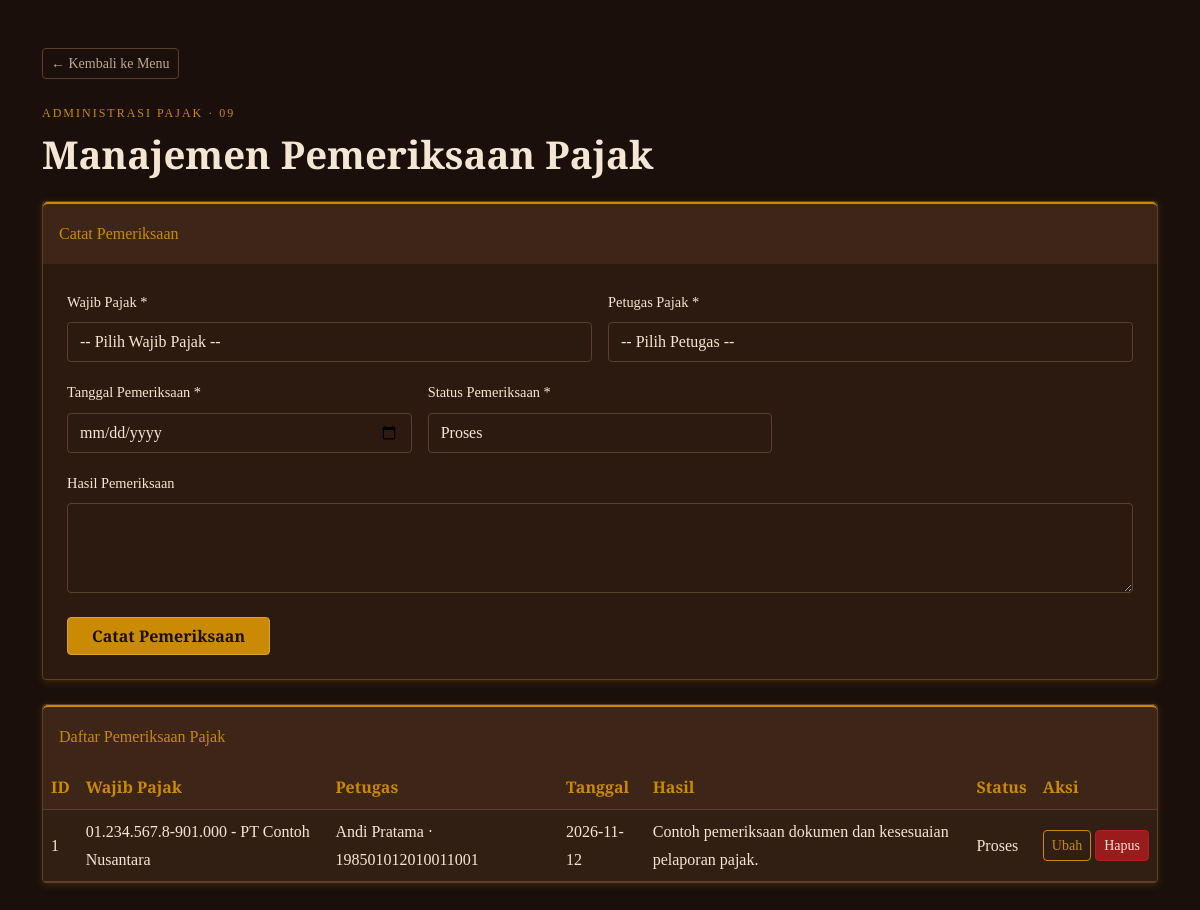
/pemeriksaan_pajak.php, run on the app's committed database.
### tables this page shows
CREATE TABLE `pemeriksaan_pajak` (
  `id_pemeriksaan` int NOT NULL,
  `id_wajib_pajak` int NOT NULL,
  `id_petugas` int NOT NULL,
  `tanggal_pemeriksaan` date NOT NULL,
  `hasil_pemeriksaan` text,
  `status_pemeriksaan` enum('Proses','Selesai') DEFAULT 'Proses'
);

CREATE TABLE `wajib_pajak` (
  `id_wajib_pajak` int NOT NULL,
  `npwp` varchar(30) NOT NULL,
  `nama_wajib_pajak` varchar(150) NOT NULL,
  `jenis_wajib_pajak` enum('Orang Pribadi','Badan') NOT NULL,
  `alamat` text,
  `email` varchar(100) DEFAULT NULL,
  `no_telepon` varchar(20) DEFAULT NULL
);

CREATE TABLE `petugas_pajak` (
  `id_petugas` int NOT NULL,
  `nama_petugas` varchar(100) NOT NULL,
  `nip` varchar(30) DEFAULT NULL,
  `jabatan` varchar(60) NOT NULL,
  `email` varchar(100) DEFAULT NULL,
  `no_telepon` varchar(20) DEFAULT NULL
);

### pemeriksaan_pajak.php (the view, shortened to what this page needs)
<?php
include 'config.php';
function runQuery($conn, $sql) {
    $result = mysqli_query($conn, $sql);
    return $result;
}
$editData = null;
?>
<!DOCTYPE html>
<html lang="id">
<head>
    <link href="https://cdn.jsdelivr.net/npm/bootstrap@5.3.0/dist/css/bootstrap.min.css" rel="stylesheet">
</head>
<body>
<main class="container py-4 py-lg-5">
    <a href="index.php" class="btn btn-outline-secondary btn-sm mb-4">&larr; Kembali ke Menu</a>
    <p class="eyebrow mb-2">Administrasi Pajak · 09</p>
    <h1 class="mb-4">Manajemen Pemeriksaan Pajak</h1>
    <section class="card mb-4">
        <div class="card-header py-3"><?= $editData ? 'Ubah Pemeriksaan' : 'Catat Pemeriksaan' ?></div>
        <div class="card-body">
            <form method="POST">
                <div class="row g-3">
                    <div class="col-md-6">
                        <label class="form-label">Wajib Pajak *</label>
                        <select name="id_wajib_pajak" class="form-select" required>
                            <option value="">-- Pilih Wajib Pajak --</option>
                        </select>
                    </div>
                    <div class="col-md-6">
                        <label class="form-label">Petugas Pajak *</label>
                        <select name="id_petugas" class="form-select" required>
                            <option value="">-- Pilih Petugas --</option>
                        </select>
                    </div>
                    <div class="col-md-4">
                        <label class="form-label">Tanggal Pemeriksaan *</label>
                        <input type="date" name="tanggal_pemeriksaan" class="form-control" required value="<?= htmlspecialchars($editData['tanggal_pemeriksaan'] ?? '', ENT_QUOTES, 'UTF-8') ?>">
                    </div>
                    <div class="col-md-4">
                        <label class="form-label">Status Pemeriksaan *</label>
                        <select name="status_pemeriksaan" class="form-select" required>
                            <option value="Proses" <?= ($editData['status_pemeriksaan'] ?? 'Proses') === 'Proses' ? 'selected' : '' ?>>Proses</option>
                        </select>
                    </div>
                    <div class="col-12">
                        <label class="form-label">Hasil Pemeriksaan</label>
                        <textarea name="hasil_pemeriksaan" class="form-control" rows="3"><?= htmlspecialchars($editData['hasil_pemeriksaan'] ?? '', ENT_QUOTES, 'UTF-8') ?></textarea>
                    </div>
                </div>
                <div class="mt-4">
                    <button type="submit" name="<?= $editData ? 'update' : 'simpan' ?>" class="btn btn-primary px-4"><?= $editData ? 'Simpan Perubahan' : 'Catat Pemeriksaan' ?></button>
                </div>
            </form>
        </div>
    </section>
    <section class="card">
        <div class="card-header py-3">Daftar Pemeriksaan Pajak</div>
        <div class="card-body p-0"><div class="table-responsive">
            <table class="table table-striped table-hover">
                <thead><tr><th>ID</th><th>Wajib Pajak</th><th>Petugas</th><th>Tanggal</th><th>Hasil</th><th>Status</th><th>Aksi</th></tr></thead>
                <tbody>
                <?php
                $sql = "SELECT p.*, w.npwp, w.nama_wajib_pajak, t.nama_petugas, t.nip
                        FROM pemeriksaan_pajak p
                        JOIN wajib_pajak w ON p.id_wajib_pajak=w.id_wajib_pajak
                        JOIN petugas_pajak t ON p.id_petugas=t.id_petugas
                        ORDER BY p.id_pemeriksaan DESC";
                $query = runQuery($conn, $sql);
                while ($row = mysqli_fetch_assoc($query)):
                ?>
                    <tr>
                        <td><?= (int)$row['id_pemeriksaan'] ?></td>
                        <td><?= htmlspecialchars($row['npwp'] . ' - ' . $row['nama_wajib_pajak'], ENT_QUOTES, 'UTF-8') ?></td>
                        <td><?= htmlspecialchars($row['nama_petugas'] . ' · ' . ($row['nip'] ?? 'Tanpa NIP'), ENT_QUOTES, 'UTF-8') ?></td>
                        <td><?= htmlspecialchars($row['tanggal_pemeriksaan'], ENT_QUOTES, 'UTF-8') ?></td>
                        <td><?= htmlspecialchars($row['hasil_pemeriksaan'] ?? '-', ENT_QUOTES, 'UTF-8') ?></td>
                        <td><?= htmlspecialchars($row['status_pemeriksaan'], ENT_QUOTES, 'UTF-8') ?></td>
                        <td class="text-nowrap">
                            <a href="?edit=<?= (int)$row['id_pemeriksaan'] ?>" class="btn btn-outline-warning btn-sm">Ubah</a>
                            <a href="?hapus=<?= (int)$row['id_pemeriksaan'] ?>" class="btn btn-danger btn-sm" onclick="return confirm('Hapus pemeriksaan ini?')">Hapus</a>
                        </td>
                    </tr>
                <?php endwhile; ?>
                </tbody>
            </table>
        </div></div>
    </section>
</main>
</body>
</html>

### pemeriksaan_pajak.php (style rules this page uses)
:root { --bg:#1A0F0A;--surface:#2C1A10;--raised:#3D2517;--gold:#CA8A04;--border:#5C3D2E;--text:#F5E6D3;--muted:#BFA98A }
body { background:var(--bg);color:var(--text);font-family:'Spectral',serif;line-height:1.7 }
h1,h2,.form-label,.card-header,.table th,.eyebrow { font-family:'Cinzel',serif }
h1 { font-size:clamp(1.7rem,4vw,2.4rem);font-weight:700 }
.eyebrow { color:var(--gold);letter-spacing:2px;text-transform:uppercase;font-size:.75rem }
.card { background:var(--surface);border:1px solid var(--border);border-radius:4px;box-shadow:0 2px 8px #CA8A0433 }
.card-header { background:var(--raised);color:var(--gold);border:0;border-top:2px solid var(--gold) }
.card-body { padding:24px }
.form-label { color:var(--text);font-size:.9rem }
.form-control,.form-select { min-height:40px;background:var(--surface);color:var(--text);border:1px solid var(--border);border-radius:4px }
.form-select option { background:var(--surface);color:var(--text) }
textarea.form-control { min-height:90px }
.table { --bs-table-color:var(--text);--bs-table-bg:var(--surface);--bs-table-border-color:var(--border);--bs-table-striped-bg:#321f14;--bs-table-striped-color:var(--text);--bs-table-hover-bg:var(--raised);--bs-table-hover-color:var(--text);margin:0 }
.table th { color:var(--gold);background:var(--raised);white-space:nowrap }
.table td,.table th { vertical-align:middle }
.btn { font-family:'Cinzel',serif;border-radius:4px }
.btn-primary { background:var(--gold);border-color:#DAA520;color:var(--bg);font-weight:700 }
.btn-outline-secondary { color:var(--muted);border-color:var(--border) }
.btn-outline-warning { color:var(--gold);border-color:var(--gold) }
.btn-danger { background:#991B1B;border-color:#B91C1C;color:var(--text) }

### data on the page
pemeriksaan_pajak: id_pemeriksaan "1", id_wajib_pajak.nama_wajib_pajak "01.234.567.8-901.000 - PT Contoh Nusantara", id_petugas.nip "Andi Pratama · 198501012010011001", tanggal_pemeriksaan "2026-11-12", hasil_pemeriksaan "Contoh pemeriksaan dokumen dan kesesuaian pelaporan pajak.", status_pemeriksaan "Proses"
